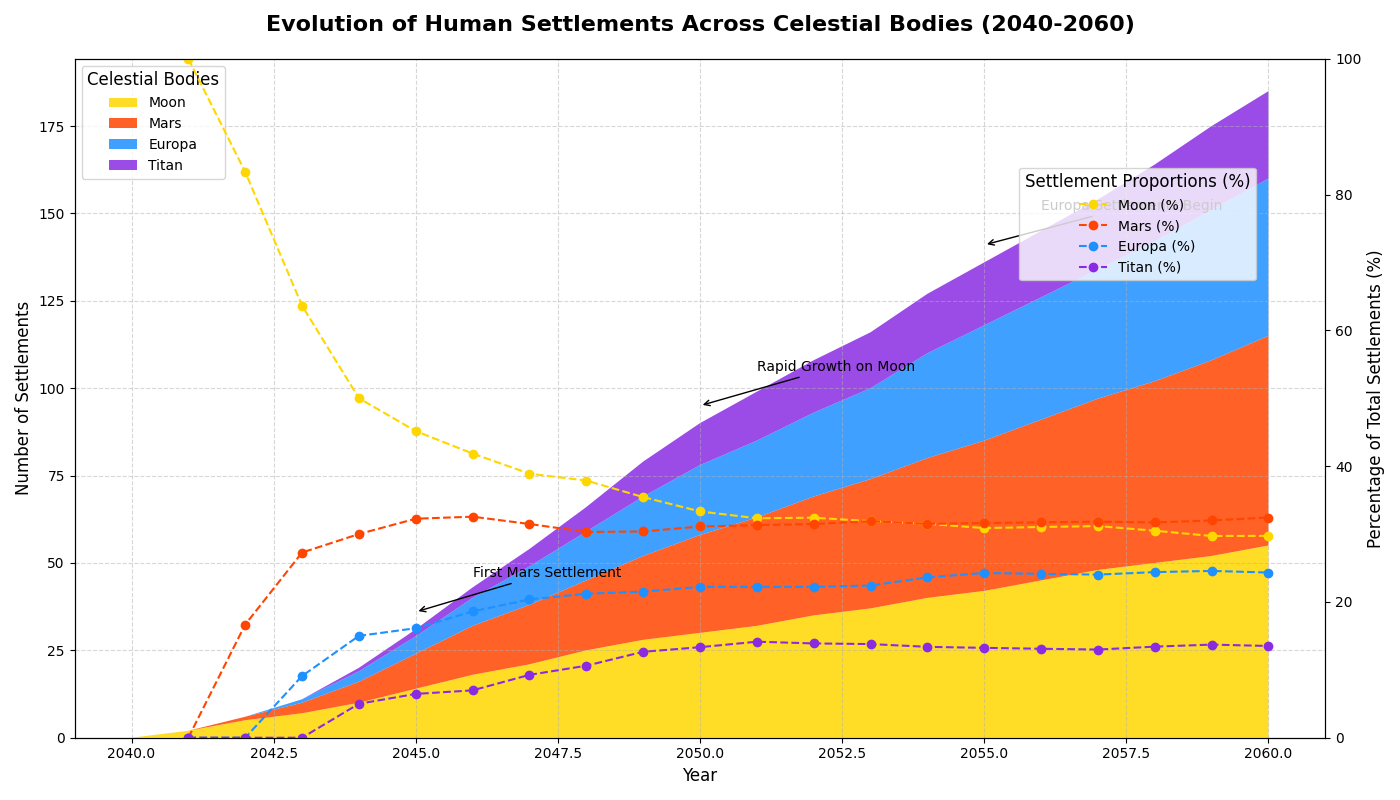

The Python source for this figure:
import matplotlib.pyplot as plt
import numpy as np

# Backstory and Data:
# Imagine humanity's journey in space colonization, focusing on settlements across different celestial bodies 
# over the years as technology and resources become available.

# Defining years of space exploration and colonization advancements
years = np.arange(2040, 2061)

# Number of settlements established over the years on different celestial bodies
moon = np.array([0, 2, 5, 7, 10, 14, 18, 21, 25, 28, 30, 32, 35, 37, 40, 42, 45, 48, 50, 52, 55])
mars = np.array([0, 0, 1, 3, 6, 10, 14, 17, 20, 24, 28, 31, 34, 37, 40, 43, 46, 49, 52, 56, 60])
europa = np.array([0, 0, 0, 1, 3, 5, 8, 11, 14, 17, 20, 22, 24, 26, 30, 33, 35, 37, 40, 43, 45])
titan = np.array([0, 0, 0, 0, 1, 2, 3, 5, 7, 10, 12, 14, 15, 16, 17, 18, 19, 20, 22, 24, 25])

# Securing the data for stackplot
data = np.vstack([moon, mars, europa, titan])

# Colors for celestial bodies
colors = ['#FFD700', '#FF4500', '#1E90FF', '#8A2BE2']

# Creating a stacked area plot
fig, ax = plt.subplots(figsize=(14, 8))

# Plotting the stacked area chart
ax.stackplot(years, data, labels=['Moon', 'Mars', 'Europa', 'Titan'], colors=colors, alpha=0.85)

# Adding title and labels
ax.set_title("Evolution of Human Settlements Across Celestial Bodies (2040-2060)", fontsize=16, fontweight='bold', pad=20)
ax.set_xlabel("Year", fontsize=12)
ax.set_ylabel("Number of Settlements", fontsize=12)
ax.legend(loc='upper left', title="Celestial Bodies", fontsize=10, title_fontsize=12)

# Adding grid for better readability
ax.grid(True, linestyle='--', alpha=0.5)

# Annotations highlighting significant milestones
annotations = {2045: "First Mars Settlement", 2050: "Rapid Growth on Moon", 2055: "Europa Settlements Begin"}
for year, label in annotations.items():
    y_pos = data.sum(axis=0)[np.where(years == year)[0]][0] + 5  # Position annotations above the cumulative sum
    ax.annotate(label, xy=(year, y_pos), xytext=(year + 1, y_pos + 10),
                arrowprops=dict(facecolor='black', arrowstyle='->'), fontsize=10)

# Add secondary plot: Percentage of total settlements
total_settlements = moon + mars + europa + titan
perc_moon = 100 * moon / total_settlements
perc_mars = 100 * mars / total_settlements
perc_europa = 100 * europa / total_settlements
perc_titan = 100 * titan / total_settlements

ax2 = ax.twinx()
ax2.plot(years, perc_moon, 'o--', color='#FFD700', label='Moon (%)')
ax2.plot(years, perc_mars, 'o--', color='#FF4500', label='Mars (%)')
ax2.plot(years, perc_europa, 'o--', color='#1E90FF', label='Europa (%)')
ax2.plot(years, perc_titan, 'o--', color='#8A2BE2', label='Titan (%)')
ax2.set_ylabel("Percentage of Total Settlements (%)", fontsize=12)
ax2.set_ylim(0, 100)

# Legend for secondary plot
ax2.legend(loc='upper right', fontsize=10, bbox_to_anchor=(0.95, 0.85), title="Settlement Proportions (%)", title_fontsize=12)

# Use tight layout to prevent clipping of labels and adjust overlaps
plt.tight_layout()

# Display the plot
plt.show()
